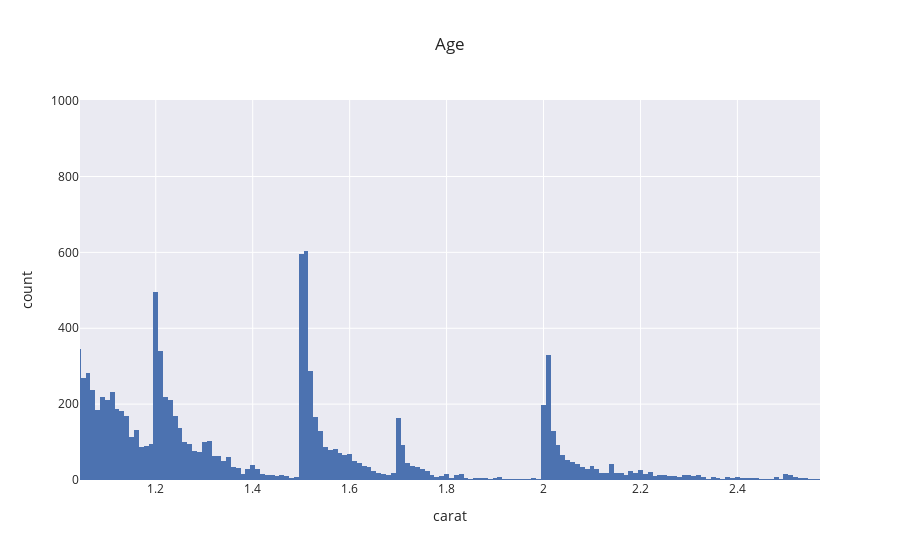

Notebook code for this chart:
### Code cell
fig=px.histogram(X, x='carat',nbins=500,template='seaborn',title='Age',barmode='group')
fig.show()

### Figure 1 — Plotly figure (JSON) as saved in the notebook; plotly's stock layout.template omitted (floating-point values rounded to 4 significant figures; data arrays with more than 128 entries replaced by an {"elided": "..."} marker saying what was removed)
{"data": [{"alignmentgroup": "True", "bingroup": "x", "hovertemplate": "carat=%{x}<br>count=%{y}<extra></extra>", "legendgroup": "", "marker": {"color": "rgb(76,114,176)"}, "name": "", "nbinsx": 500, "offsetgroup": "", "orientation": "v", "showlegend": false, "type": "histogram", "x": {"elided": "40380 float values"}, "xaxis": "x", "yaxis": "y"}], "layout": {"autosize": true, "barmode": "group", "legend": {"tracegroupgap": 0}, "title": {"text": "Age"}, "xaxis": {"anchor": "y", "autorange": false, "domain": [0, 1], "range": [1.044, 2.57], "title": {"text": "carat"}, "type": "linear"}, "yaxis": {"anchor": "x", "autorange": false, "domain": [0, 1], "range": [0, 1002.0], "title": {"text": "count"}}}}
